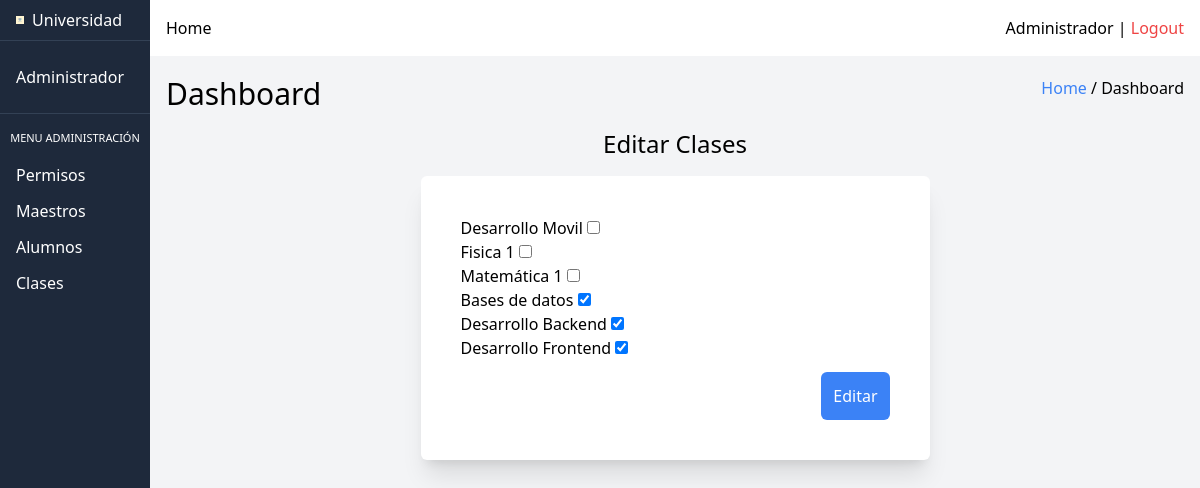
Page /index.php?action=edit-instructor-clases-view&instructor_id=20 (signed in) on the committed database.
### tables this page shows
CREATE TABLE `clases` (
  `id` int(11) NOT NULL,
  `name` varchar(150) NOT NULL,
  `instructor_id` int(11) DEFAULT NULL
);

### src/DB.php (called while the page is built, shortened)
<?php
class DB
{
    private $pdo;
    public function __construct()
    {
        try {
            $host = $_ENV["DB_HOST"];
            $dbname = $_ENV["DB_DATABASE"];
            $port = $_ENV["DB_PORT"];
            $username = $_ENV["DB_USERNAME"];
            $password = $_ENV["DB_PASSWORD"];
            $attributes = [PDO::ATTR_ERRMODE => PDO::ERRMODE_EXCEPTION];
            $dsn = "mysql:host=$host;dbname=$dbname;port=$port";
            $this->pdo = new PDO($dsn, $username, $password, $attributes);
        } catch (PDOException $e) {
            echo "ERROR: " . $e->getMessage();
        }
    }
    public function connect()
    {
        return $this->pdo;
    }
}
?>

### src/models/Clases.php (called while the page is built, shortened)
<?php
require_once($_SERVER["DOCUMENT_ROOT"] . "/src/DB.php");
class Clases
{
    public function findClasesWithInstructorId()
    {
        $query = "
        SELECT clases.name as clase_name, clases.id as clase_id, instructor_id
        FROM clases;
        ";
        $pdo = new DB();
        $stmnt = $pdo->connect()->query($query);
        $data = [];
        while ($row = $stmnt->fetch(PDO::FETCH_ASSOC)) {
            array_push($data, $row);
        }
        return $data;
    }
}
?>

### src/views/admin/instructors/edit-instructor-clases.php (the view, shortened to what this page needs)
<?php require $_SERVER['DOCUMENT_ROOT'] . '/src/templates/head.php'; ?>
</head>
<body>
    <div class="grid grid-cols-8 grid-flow-col">
        <?php require_once $_SERVER['DOCUMENT_ROOT'] . '/src/templates/aside-admin.php';  ?>
        <div class="col-star-2 col-span-9 bg-gray-100 w-full h-screen">
            <?php require_once $_SERVER['DOCUMENT_ROOT'] . '/src/templates/nav-admin.php';  ?>
            <main>
                <section class="p-4 ">
                    <div class="flex justify-between mb-4">
                        <h1 class="text-3xl">Dashboard</h1>
                        <div>
                            <a class="text-blue-500" href="">Home</a> / Dashboard
                        </div>
                    </div>
                    <div class="flex flex-col justify-center items-center">
                        <h2 class="text-2xl mb-4">Editar Clases</h2>
                        <form action="/index.php" method="post" class="flex flex-col gap-3 w-1/2 max-w-xl bg-white p-10 shadow-xl rounded-md">
                            <div>
                                <?php foreach ($clases as $row) {  ?>
                                    <div>
                                        <label for="clases"><?= $row["clase_name"] ?></label>
                                        <input type="checkbox" name="clases[]" value="<?= $row["clase_id"] ?>" <?= $instructorId == $row["instructor_id"] ? "checked" : "" ?>>
                                    </div>
                                <?php } ?>
                            </div>
                            <div class="flex justify-end ">
                                <input type="submit" name="edit-student" value="Editar" class="bg-blue-500 text-white p-3 rounded-md cursor-pointer">
                            </div>
                        </form>
                    </div>
                </section>
            </main>
        </div>
    </div>
</body>
</html>

### rows in the picture
clases: name "Desarrollo Movil"
clases: name "Fisica 1"
clases: name "Matemática 1"
clases: name "Bases de datos", instructor_id "☑"
clases: name "Desarrollo Backend", instructor_id "☑"
clases: name "Desarrollo Frontend", instructor_id "☑"
